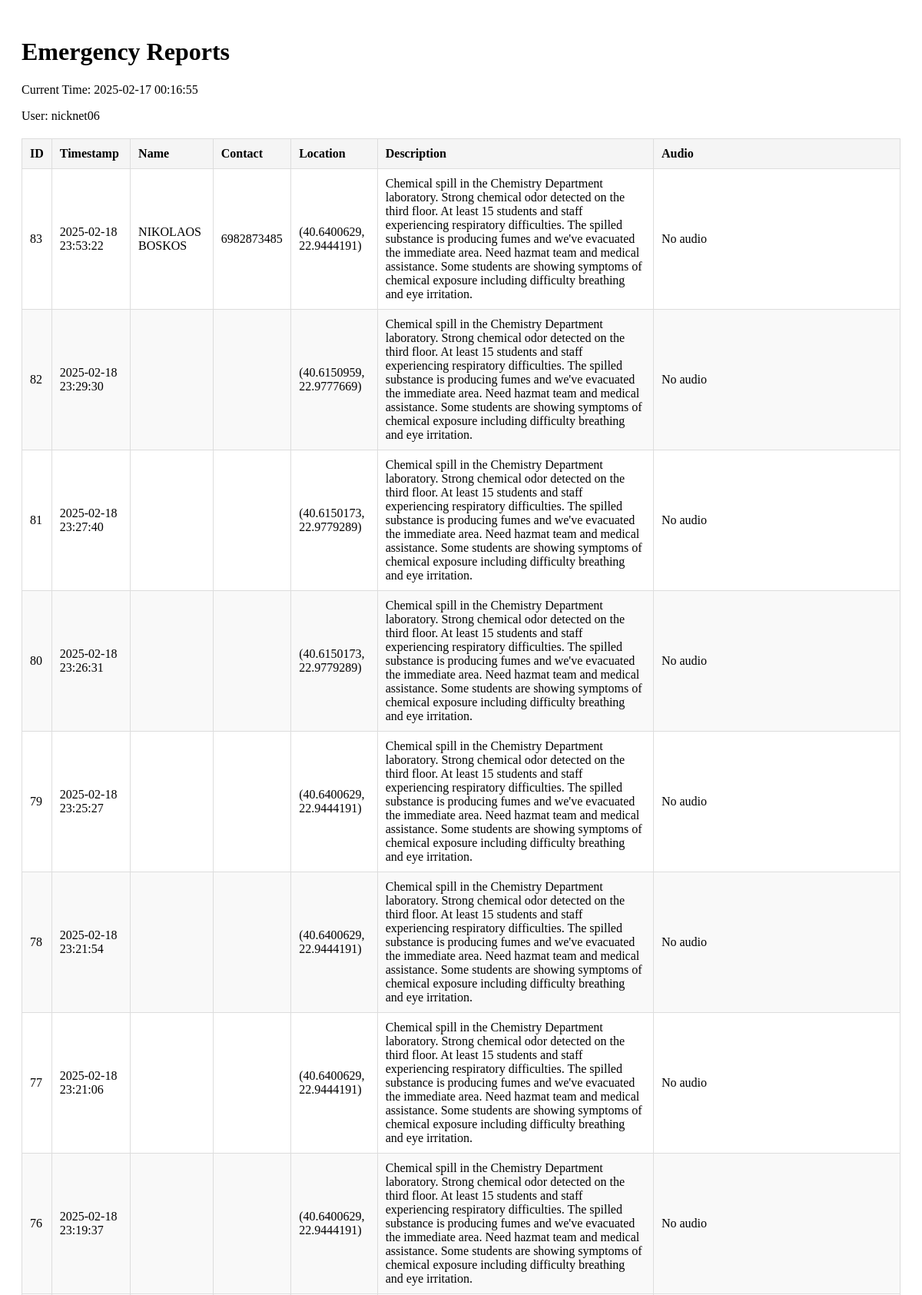
Screenshot of /admin/reports (upper part) with the database file from the repository.
### models.py (models this page shows, shortened)
class EmergencyReport(db.Model):
    __tablename__ = 'emergency_reports'  # This is where chat emergency reports are stored
    id = db.Column(db.Integer, primary_key=True)
    name = db.Column(db.String(100), nullable=False)
    contact = db.Column(db.String(100))
    latitude = db.Column(db.Float)
    longitude = db.Column(db.Float)
    description = db.Column(db.Text)
    audio_filename = db.Column(db.String(255))
    created_at = db.Column(db.DateTime, nullable=False, default=datetime.utcnow)

### app.py (the view)
@app.route('/admin/reports')
def admin_reports():
    try:
        reports = EmergencyReport.query.order_by(EmergencyReport.created_at.desc()).all()
        return render_template('admin_reports.html',
                               reports=reports,
                               current_time="2025-02-17 00:16:55",
                               current_user="nicknet06")
    except Exception as e:
        flash(f'Error accessing database: {str(e)}', 'error')
        return redirect(url_for('home'))

### templates/admin_reports.html (shortened to what this page needs)
<!DOCTYPE html>
<html lang="en">
<head>
    <link rel="stylesheet" href="/css/styles.css">
</head>
<body>
    <div class="container">
        <h1>Emergency Reports</h1>
        <p>Current Time: {{ current_time }}</p>
        <p>User: {{ current_user }}</p>
        <table class="reports-table">
            <thead>
                <tr>
                    <th>ID</th>
                    <th>Timestamp</th>
                    <th>Name</th>
                    <th>Contact</th>
                    <th>Location</th>
                    <th>Description</th>
                    <th>Audio</th>
                </tr>
            </thead>
            <tbody>
                {% for report in reports %}
                <tr>
                    <td>{{ report.id }}</td>
                    <td>{{ report.created_at.strftime('%Y-%m-%d %H:%M:%S') }}</td>
                    <td>{{ report.name }}</td>
                    <td>{{ report.contact }}</td>
                    <td>
                        {% if report.latitude and report.longitude %}
                        ({{ report.latitude }}, {{ report.longitude }})
                        {% else %}
                        Location pending
                        {% endif %}
                    </td>
                    <td>{{ report.description }}</td>
                    <td>
                        {% if report.audio_filename %}
                        <audio controls>
                            <source src="/uploads/{{ report.audio_filename }}" type="audio/wav">
                            Your browser does not support the audio element.
                        </audio>
                        {% else %}
                        No audio
                        {% endif %}
                    </td>
                </tr>
                {% endfor %}
            </tbody>
        </table>
    </div>
</body>
</html>

### static/css/styles.css (style rules this page uses)
.container { max-width: 1200px; margin: 0 auto; padding: 20px; }
.reports-table { width: 100%; border-collapse: collapse; margin-top: 20px; }
.reports-table th, .reports-table td { padding: 10px; border: 1px solid #ddd; text-align: left; }
.reports-table th { background-color: #f5f5f5; font-weight: bold; }
.reports-table tr:nth-child(even) { background-color: #f9f9f9; }

### rows the page displays
EmergencyReport: id "83", created_at "2025-02-18 23:53:22", name "NIKOLAOS BOSKOS", contact "6982873485", latitude "40.6400629", longitude "22.9444191", description "Chemical spill in the Chemistry Department laboratory. Strong chemical odor detected on the third floor. At least 15 students and staff experiencing respiratory difficulties. The spilled substance is producing fumes and we've evacuated the immediate area. Need hazmat team and medical assistance. Some students are showing symptoms of chemical exposure including difficulty breathing and eye irritation.", audio_filename "No audio"
EmergencyReport: id "82", created_at "2025-02-18 23:29:30", latitude "40.6150959", longitude "22.9777669", description "Chemical spill in the Chemistry Department laboratory. Strong chemical odor detected on the third floor. At least 15 students and staff experiencing respiratory difficulties. The spilled substance is producing fumes and we've evacuated the immediate area. Need hazmat team and medical assistance. Some students are showing symptoms of chemical exposure including difficulty breathing and eye irritation.", audio_filename "No audio"
EmergencyReport: id "81", created_at "2025-02-18 23:27:40", latitude "40.6150173", longitude "22.9779289", description "Chemical spill in the Chemistry Department laboratory. Strong chemical odor detected on the third floor. At least 15 students and staff experiencing respiratory difficulties. The spilled substance is producing fumes and we've evacuated the immediate area. Need hazmat team and medical assistance. Some students are showing symptoms of chemical exposure including difficulty breathing and eye irritation.", audio_filename "No audio"
EmergencyReport: id "80", created_at "2025-02-18 23:26:31", latitude "40.6150173", longitude "22.9779289", description "Chemical spill in the Chemistry Department laboratory. Strong chemical odor detected on the third floor. At least 15 students and staff experiencing respiratory difficulties. The spilled substance is producing fumes and we've evacuated the immediate area. Need hazmat team and medical assistance. Some students are showing symptoms of chemical exposure including difficulty breathing and eye irritation.", audio_filename "No audio"
EmergencyReport: id "79", created_at "2025-02-18 23:25:27", latitude "40.6400629", longitude "22.9444191", description "Chemical spill in the Chemistry Department laboratory. Strong chemical odor detected on the third floor. At least 15 students and staff experiencing respiratory difficulties. The spilled substance is producing fumes and we've evacuated the immediate area. Need hazmat team and medical assistance. Some students are showing symptoms of chemical exposure including difficulty breathing and eye irritation.", audio_filename "No audio"
EmergencyReport: id "78", created_at "2025-02-18 23:21:54", latitude "40.6400629", longitude "22.9444191", description "Chemical spill in the Chemistry Department laboratory. Strong chemical odor detected on the third floor. At least 15 students and staff experiencing respiratory difficulties. The spilled substance is producing fumes and we've evacuated the immediate area. Need hazmat team and medical assistance. Some students are showing symptoms of chemical exposure including difficulty breathing and eye irritation.", audio_filename "No audio"
EmergencyReport: id "77", created_at "2025-02-18 23:21:06", latitude "40.6400629", longitude "22.9444191", description "Chemical spill in the Chemistry Department laboratory. Strong chemical odor detected on the third floor. At least 15 students and staff experiencing respiratory difficulties. The spilled substance is producing fumes and we've evacuated the immediate area. Need hazmat team and medical assistance. Some students are showing symptoms of chemical exposure including difficulty breathing and eye irritation.", audio_filename "No audio"
EmergencyReport: id "76", created_at "2025-02-18 23:19:37", latitude "40.6400629", longitude "22.9444191", description "Chemical spill in the Chemistry Department laboratory. Strong chemical odor detected on the third floor. At least 15 students and staff experiencing respiratory difficulties. The spilled substance is producing fumes and we've evacuated the immediate area. Need hazmat team and medical assistance. Some students are showing symptoms of chemical exposure including difficulty breathing and eye irritation.", audio_filename "No audio"

### other values shown
{{ current_time }} "2025-02-17 00:16:55"
{{ current_user }} "nicknet06"
